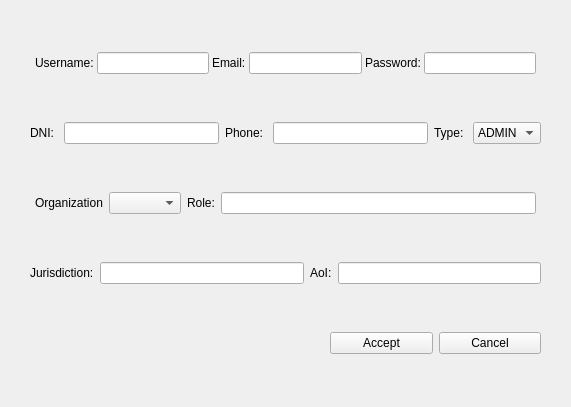
<?xml version="1.0" encoding="UTF-8"?>
<ui version="4.0">
 <class>form_uhub_user</class>
 <widget class="QWidget" name="form_uhub_user">
  <property name="geometry">
   <rect>
    <x>0</x>
    <y>0</y>
    <width>571</width>
    <height>407</height>
   </rect>
  </property>
  <property name="windowTitle">
   <string>Form</string>
  </property>
  <layout class="QVBoxLayout" name="verticalLayout">
   <property name="leftMargin">
    <number>30</number>
   </property>
   <property name="topMargin">
    <number>10</number>
   </property>
   <property name="rightMargin">
    <number>30</number>
   </property>
   <item>
    <layout class="QHBoxLayout" name="hlayout_username" stretch="0,0,0,0,0,0">
     <property name="spacing">
      <number>3</number>
     </property>
     <property name="leftMargin">
      <number>5</number>
     </property>
     <property name="rightMargin">
      <number>5</number>
     </property>
     <item>
      <widget class="QLabel" name="lbl_username">
       <property name="text">
        <string>Username:</string>
       </property>
      </widget>
     </item>
     <item>
      <widget class="QLineEdit" name="le_username"/>
     </item>
     <item>
      <widget class="QLabel" name="lbl_email">
       <property name="text">
        <string>Email:</string>
       </property>
      </widget>
     </item>
     <item>
      <widget class="QLineEdit" name="le_email"/>
     </item>
     <item>
      <widget class="QLabel" name="lbl_password">
       <property name="text">
        <string>Password:</string>
       </property>
      </widget>
     </item>
     <item>
      <widget class="QLineEdit" name="le_password"/>
     </item>
    </layout>
   </item>
   <item>
    <layout class="QHBoxLayout" name="hlayout_dni">
     <item>
      <widget class="QLabel" name="lbl_dni">
       <property name="text">
        <string>DNI: </string>
       </property>
      </widget>
     </item>
     <item>
      <widget class="QLineEdit" name="le_dni"/>
     </item>
     <item>
      <widget class="QLabel" name="lbl_phone">
       <property name="text">
        <string>Phone: </string>
       </property>
      </widget>
     </item>
     <item>
      <widget class="QLineEdit" name="le_phone"/>
     </item>
     <item>
      <widget class="QLabel" name="lbl_type">
       <property name="text">
        <string>Type: </string>
       </property>
      </widget>
     </item>
     <item>
      <widget class="QComboBox" name="cb_type">
       <item>
        <property name="text">
         <string>ADMIN</string>
        </property>
       </item>
       <item>
        <property name="text">
         <string>USER</string>
        </property>
       </item>
      </widget>
     </item>
    </layout>
   </item>
   <item>
    <layout class="QHBoxLayout" name="hlayout_org" stretch="0,0,0,0">
     <property name="leftMargin">
      <number>5</number>
     </property>
     <property name="rightMargin">
      <number>5</number>
     </property>
     <item>
      <widget class="QLabel" name="lbl_organization">
       <property name="text">
        <string>Organization</string>
       </property>
      </widget>
     </item>
     <item>
      <widget class="QComboBox" name="cb_organization"/>
     </item>
     <item>
      <widget class="QLabel" name="lbl_role">
       <property name="text">
        <string>Role:</string>
       </property>
      </widget>
     </item>
     <item>
      <widget class="QLineEdit" name="le_role"/>
     </item>
    </layout>
   </item>
   <item>
    <layout class="QHBoxLayout" name="hlayout_jurisdiction">
     <item>
      <widget class="QLabel" name="lbl_jurisdiction">
       <property name="text">
        <string>Jurisdiction:</string>
       </property>
       <property name="wordWrap">
        <bool>false</bool>
       </property>
      </widget>
     </item>
     <item>
      <widget class="QLineEdit" name="le_jurisdiction"/>
     </item>
     <item>
      <widget class="QLabel" name="lbl_aoi">
       <property name="text">
        <string>AoI:</string>
       </property>
      </widget>
     </item>
     <item>
      <widget class="QLineEdit" name="le_aoi"/>
     </item>
    </layout>
   </item>
   <item>
    <layout class="QHBoxLayout" name="hlayout_btn_uhub_user">
     <property name="leftMargin">
      <number>300</number>
     </property>
     <item>
      <widget class="QPushButton" name="btn_accept">
       <property name="text">
        <string>Accept</string>
       </property>
      </widget>
     </item>
     <item>
      <widget class="QPushButton" name="btn_cancel">
       <property name="text">
        <string>Cancel</string>
       </property>
      </widget>
     </item>
    </layout>
   </item>
  </layout>
 </widget>
 <resources/>
 <connections/>
</ui>
